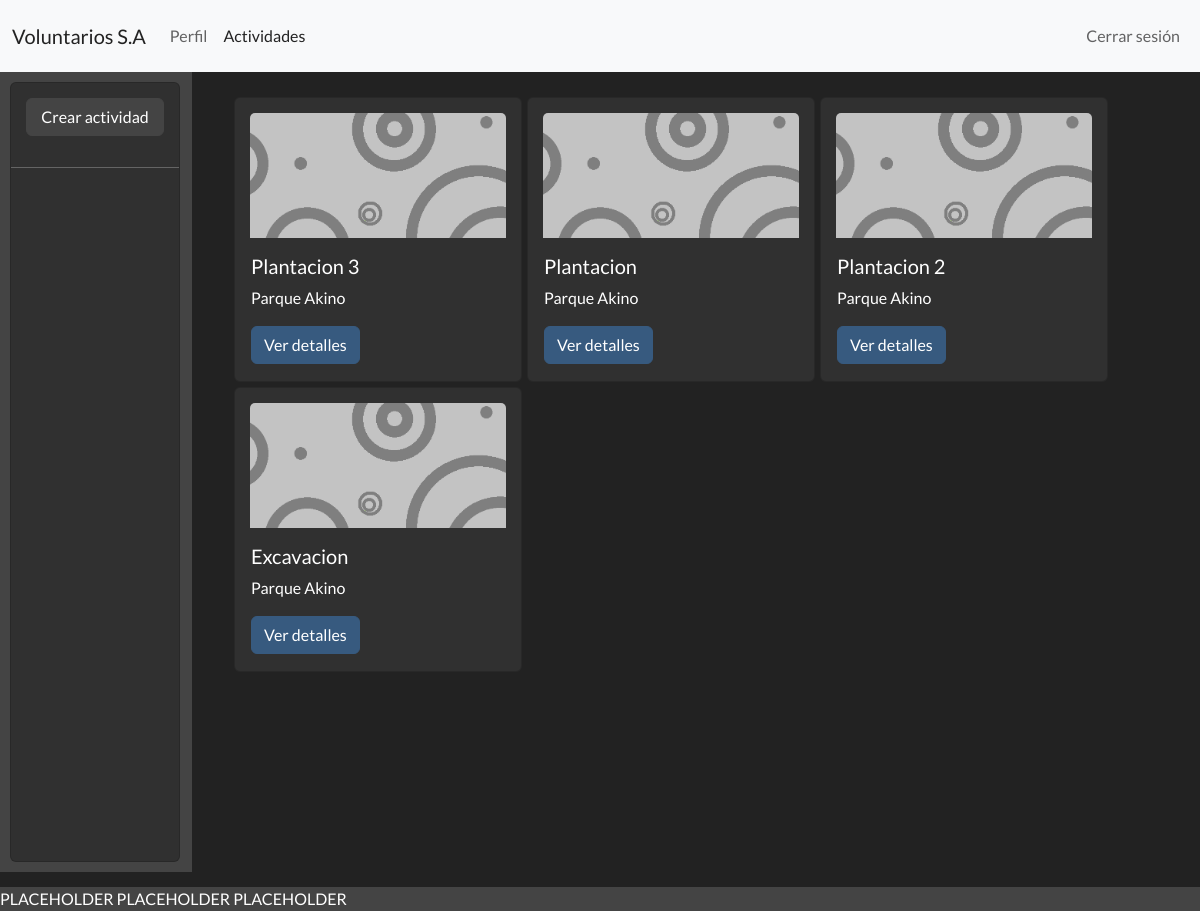
Page /vista/menu_actividades.php (signed in) on the earlier database version.
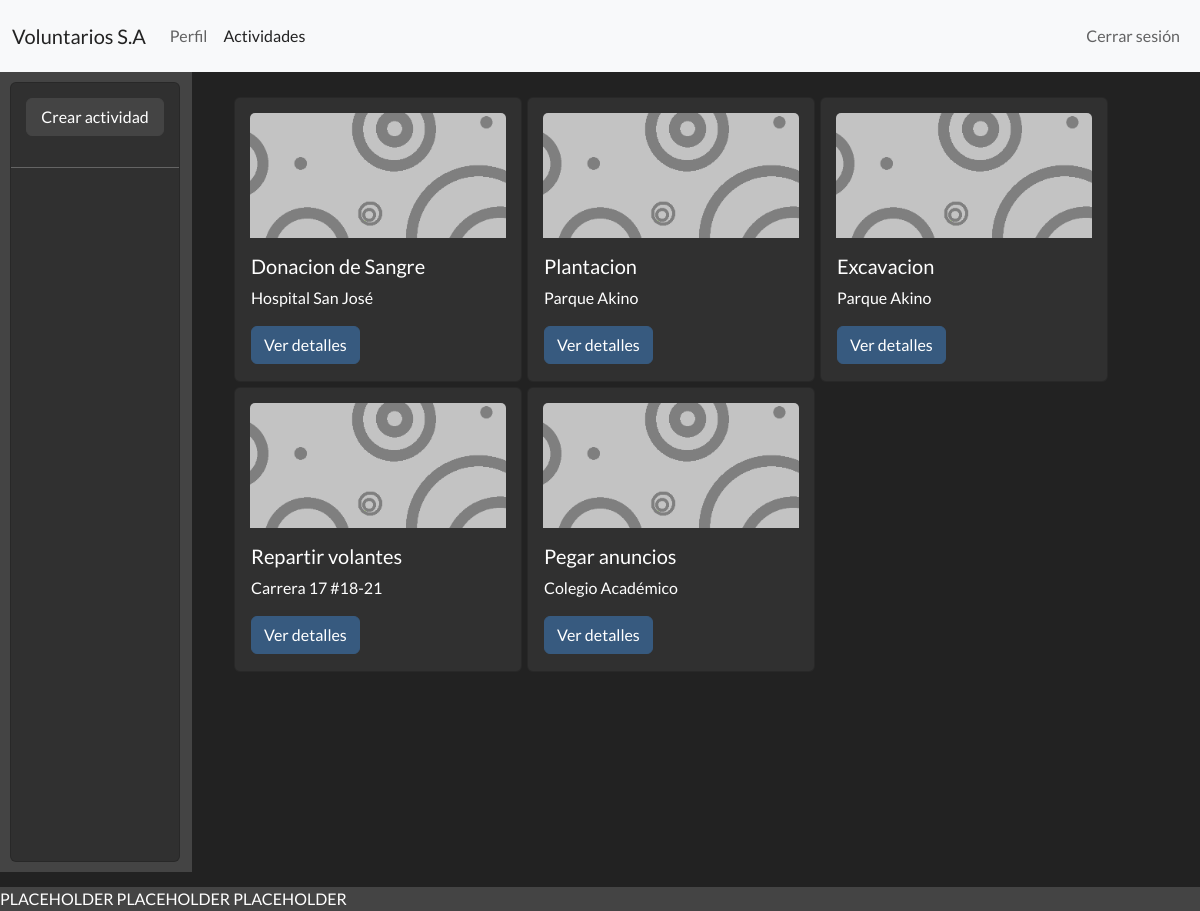
Same page on the later database version.
### tables this page shows
CREATE TABLE IF NOT EXISTS `actividades` (
  `act_codigo` bigint(20) NOT NULL AUTO_INCREMENT,
  `nombre` varchar(100) NOT NULL DEFAULT '',
  `descripcion` text NOT NULL,
  `act_img` varchar(100) NOT NULL DEFAULT '../imagen/act_imgs/default.png',
  `creador_id` varchar(50) NOT NULL DEFAULT '',
  `inicia_en` datetime NOT NULL,
  `termina_en` datetime NOT NULL,
  `ubicacion` varchar(50) NOT NULL DEFAULT '',
  `act_etiquetas` varchar(100) NOT NULL,
  `act_rol` varchar(50) NOT NULL,
  `ac_activo` tinyint(4) NOT NULL DEFAULT 1,
  PRIMARY KEY (`act_codigo`),
  KEY `FK_creador_usuario` (`creador_id`),
  CONSTRAINT `FK_creador_usuario` FOREIGN KEY (`creador_id`) REFERENCES `usuarios` (`username`) ON DELETE CASCADE ON UPDATE CASCADE
);

### vista/menu_actividades.php (the view, shortened to what this page needs)
<?php
include("../controlador/conectarBD.php");
$SELsql = "SELECT * FROM actividades WHERE ac_activo = 1";
$statement = $conn->prepare($SELsql);
$statement->execute();
$listaActs = $statement->fetchAll(PDO::FETCH_ASSOC);
?>
<!DOCTYPE html>
<html lang="en" style="overflow-x: hidden; width:100%;">
<head>
    <link rel="stylesheet" href="../css/bootstrap.min.css">
    <link rel="stylesheet" href="https://cdnjs.cloudflare.com/ajax/libs/font-awesome/4.7.0/css/font-awesome.min.css">
</head>
<body>
    <nav class="navbar navbar-expand navbar-light bg-body-tertiary">
        <div class="container-fluid">
            <div class="nav navbar-nav">
                <a class="navbar-brand" href="MenuPrincipal.php">Voluntarios S.A</a>
                <a class="nav-item nav-link" href="./perfil.php">Perfil</a>
                <a class="nav-item nav-link active" href="#">Actividades <span class="sr-only">(current)</span></a>
            </div>
            <div class="nav navbar-nav">
                <a class="nav-item nav-link" href="../controlador/cerrar_sesion.php">Cerrar sesión</a>
            </div>
        </div>
    </nav>
    <div class="content-wrapper container-fluid p-0">
        <div class="row no-gutters" style="min-height: 100vh;">
            <div class="order-1 col-2 sidebar d-flex flex-column bg-secondary" style="max-width: 300px;">
                <div class="card" style="min-height: calc(100% - 20px); margin-left:10px; margin-top:10px; margin-bottom:10px;">
                    <div style="margin:15px;">
                        <button type="button" class="btn btn-secondary w-100" data-bs-toggle="modal" data-bs-target="#crearActividadModal">
                            Crear actividad
                        </button>
                    </div>
                    <hr>
                </div>
            </div>
            <div class="order-2 col-lg-auto container" style="max-width:80%;margin:15px;">
                <div style="margin-left:15px;margin-top:10px;display:flex; justify-content:start; flex-wrap:wrap;">
                <?php
                    foreach($listaActs as $actvs){
                        echo ('<div style="margin-right:5px;margin-bottom:5px;">
                                    <div class="card" style="width: 18rem; height:285px;">
                                        <div style="max-height:125px;width:auto;overflow:hidden;margin-left:15px;margin-right:15px;margin-top:15px;">
                                        <img src="' . $actvs['act_img'] . '" style="border-radius:5px;display:block; margin-left:auto; margin-right:auto; width:100%;">
                                        </div>
                                        <div class="card-body">
                                            <h5 class="card-title text-truncate" style="overflow:hidden;text-overflow:ellipsis;">' . $actvs['nombre'] . '</h5>
                                            <p class="card-text">' . $actvs['ubicacion'] . '</p>
                                            <a href="./actividad_detalles.php?actcod=' . $actvs['act_codigo'] . '" class="btn btn-primary">Ver detalles</a>
                                        </div>
                                    </div>
                                </div>');
                    }
                ?>
                </div>
            </div>
        </div>
    </div>
</body>
<footer class="bg-secondary">
    <div style="margin-top: 15px;">
        PLACEHOLDER PLACEHOLDER PLACEHOLDER
    </div>
</footer>
</html>

Differences in the rows shown:
removed actividades: act_img (placeholder picture), nombre "Plantacion 3", ubicacion "Parque Akino"
removed actividades: act_img (placeholder picture), nombre "Plantacion 2", ubicacion "Parque Akino"
added actividades: act_img (placeholder picture), nombre "Donacion de Sangre", ubicacion "Hospital San José"
added actividades: act_img (placeholder picture), nombre "Repartir volantes", ubicacion "Carrera 17 #18-21"
added actividades: act_img (placeholder picture), nombre "Pegar anuncios", ubicacion "Colegio Académico"
